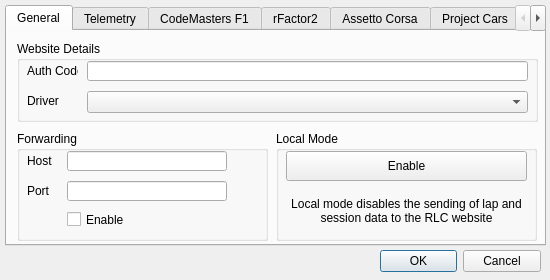
<?xml version="1.0" encoding="UTF-8"?>
<ui version="4.0">
 <class>Settings</class>
 <widget class="QDialog" name="Settings">
  <property name="geometry">
   <rect>
    <x>0</x>
    <y>0</y>
    <width>550</width>
    <height>280</height>
   </rect>
  </property>
  <property name="windowTitle">
   <string>Dialog</string>
  </property>
  <widget class="QDialogButtonBox" name="buttonBox">
   <property name="geometry">
    <rect>
     <x>380</x>
     <y>245</y>
     <width>161</width>
     <height>32</height>
    </rect>
   </property>
   <property name="orientation">
    <enum>Qt::Horizontal</enum>
   </property>
   <property name="standardButtons">
    <set>QDialogButtonBox::Cancel|QDialogButtonBox::Ok</set>
   </property>
  </widget>
  <widget class="QTabWidget" name="tabWidget">
   <property name="enabled">
    <bool>true</bool>
   </property>
   <property name="geometry">
    <rect>
     <x>5</x>
     <y>5</y>
     <width>541</width>
     <height>241</height>
    </rect>
   </property>
   <property name="tabPosition">
    <enum>QTabWidget::North</enum>
   </property>
   <property name="tabShape">
    <enum>QTabWidget::Rounded</enum>
   </property>
   <property name="currentIndex">
    <number>0</number>
   </property>
   <property name="usesScrollButtons">
    <bool>true</bool>
   </property>
   <widget class="QWidget" name="tab">
    <attribute name="title">
     <string>General</string>
    </attribute>
    <widget class="QGroupBox" name="groupBox_2">
     <property name="geometry">
      <rect>
       <x>10</x>
       <y>10</y>
       <width>521</width>
       <height>81</height>
      </rect>
     </property>
     <property name="title">
      <string>Website Details</string>
     </property>
     <widget class="QLineEdit" name="auth_code">
      <property name="geometry">
       <rect>
        <x>70</x>
        <y>20</y>
        <width>441</width>
        <height>20</height>
       </rect>
      </property>
     </widget>
     <widget class="QLabel" name="label">
      <property name="geometry">
       <rect>
        <x>10</x>
        <y>20</y>
        <width>51</width>
        <height>20</height>
       </rect>
      </property>
      <property name="text">
       <string>Auth Code</string>
      </property>
     </widget>
     <widget class="QComboBox" name="driver_list">
      <property name="geometry">
       <rect>
        <x>70</x>
        <y>50</y>
        <width>441</width>
        <height>22</height>
       </rect>
      </property>
     </widget>
     <widget class="QLabel" name="label_2">
      <property name="geometry">
       <rect>
        <x>10</x>
        <y>50</y>
        <width>47</width>
        <height>20</height>
       </rect>
      </property>
      <property name="text">
       <string>Driver</string>
      </property>
     </widget>
    </widget>
    <widget class="QGroupBox" name="groupBox_3">
     <property name="geometry">
      <rect>
       <x>10</x>
       <y>100</y>
       <width>251</width>
       <height>110</height>
      </rect>
     </property>
     <property name="title">
      <string>Forwarding</string>
     </property>
     <widget class="QLabel" name="label_3">
      <property name="geometry">
       <rect>
        <x>10</x>
        <y>20</y>
        <width>47</width>
        <height>20</height>
       </rect>
      </property>
      <property name="text">
       <string>Host</string>
      </property>
     </widget>
     <widget class="QLabel" name="label_4">
      <property name="geometry">
       <rect>
        <x>10</x>
        <y>50</y>
        <width>47</width>
        <height>20</height>
       </rect>
      </property>
      <property name="text">
       <string>Port</string>
      </property>
     </widget>
     <widget class="QLineEdit" name="forwarding_host">
      <property name="geometry">
       <rect>
        <x>50</x>
        <y>20</y>
        <width>160</width>
        <height>20</height>
       </rect>
      </property>
     </widget>
     <widget class="QLineEdit" name="forwarding_port">
      <property name="geometry">
       <rect>
        <x>50</x>
        <y>50</y>
        <width>160</width>
        <height>20</height>
       </rect>
      </property>
     </widget>
     <widget class="QCheckBox" name="forwarding_enable">
      <property name="geometry">
       <rect>
        <x>50</x>
        <y>80</y>
        <width>160</width>
        <height>17</height>
       </rect>
      </property>
      <property name="text">
       <string>Enable</string>
      </property>
     </widget>
    </widget>
    <widget class="QGroupBox" name="local_mode_box">
     <property name="geometry">
      <rect>
       <x>269</x>
       <y>100</y>
       <width>261</width>
       <height>110</height>
      </rect>
     </property>
     <property name="title">
      <string>Local Mode</string>
     </property>
     <widget class="QPushButton" name="local_mode">
      <property name="geometry">
       <rect>
        <x>10</x>
        <y>20</y>
        <width>241</width>
        <height>30</height>
       </rect>
      </property>
      <property name="text">
       <string>Enable</string>
      </property>
     </widget>
     <widget class="QLabel" name="label_6">
      <property name="geometry">
       <rect>
        <x>10</x>
        <y>60</y>
        <width>241</width>
        <height>40</height>
       </rect>
      </property>
      <property name="text">
       <string>Local mode disables the sending of lap and session data to the RLC website</string>
      </property>
      <property name="alignment">
       <set>Qt::AlignCenter</set>
      </property>
      <property name="wordWrap">
       <bool>true</bool>
      </property>
     </widget>
    </widget>
   </widget>
   <widget class="QWidget" name="tab_6">
    <attribute name="title">
     <string>Telemetry</string>
    </attribute>
    <widget class="QCheckBox" name="telemetry_enable">
     <property name="geometry">
      <rect>
       <x>10</x>
       <y>10</y>
       <width>140</width>
       <height>30</height>
      </rect>
     </property>
     <property name="text">
      <string>Show Telemetry Window</string>
     </property>
    </widget>
    <widget class="QLabel" name="label_7">
     <property name="geometry">
      <rect>
       <x>10</x>
       <y>50</y>
       <width>100</width>
       <height>20</height>
      </rect>
     </property>
     <property name="text">
      <string>Center Value</string>
     </property>
    </widget>
    <widget class="QLabel" name="label_8">
     <property name="geometry">
      <rect>
       <x>10</x>
       <y>130</y>
       <width>100</width>
       <height>20</height>
      </rect>
     </property>
     <property name="text">
      <string>Bottom Right Value</string>
     </property>
    </widget>
    <widget class="QLabel" name="label_9">
     <property name="geometry">
      <rect>
       <x>10</x>
       <y>90</y>
       <width>100</width>
       <height>20</height>
      </rect>
     </property>
     <property name="text">
      <string>Bottom Left Value</string>
     </property>
    </widget>
    <widget class="QComboBox" name="center_value">
     <property name="geometry">
      <rect>
       <x>119</x>
       <y>50</y>
       <width>410</width>
       <height>22</height>
      </rect>
     </property>
     <item>
      <property name="text">
       <string>Speed Delta</string>
      </property>
     </item>
     <item>
      <property name="text">
       <string>Fuel Remaining</string>
      </property>
     </item>
     <item>
      <property name="text">
       <string>Lap Delta</string>
      </property>
     </item>
    </widget>
    <widget class="QComboBox" name="bottom_left_value">
     <property name="geometry">
      <rect>
       <x>120</x>
       <y>90</y>
       <width>410</width>
       <height>20</height>
      </rect>
     </property>
     <item>
      <property name="text">
       <string>Lap Delta</string>
      </property>
     </item>
     <item>
      <property name="text">
       <string>Fuel Remaining</string>
      </property>
     </item>
     <item>
      <property name="text">
       <string>Speed Delta</string>
      </property>
     </item>
    </widget>
    <widget class="QComboBox" name="bottom_right_value">
     <property name="geometry">
      <rect>
       <x>120</x>
       <y>130</y>
       <width>410</width>
       <height>22</height>
      </rect>
     </property>
     <item>
      <property name="text">
       <string>Fuel Remaining</string>
      </property>
     </item>
     <item>
      <property name="text">
       <string>Speed Delta</string>
      </property>
     </item>
     <item>
      <property name="text">
       <string>Lap Delta</string>
      </property>
     </item>
    </widget>
    <widget class="QComboBox" name="diff_value">
     <property name="geometry">
      <rect>
       <x>120</x>
       <y>170</y>
       <width>410</width>
       <height>22</height>
      </rect>
     </property>
     <item>
      <property name="text">
       <string>Last Lap</string>
      </property>
     </item>
     <item>
      <property name="text">
       <string>Best Lap</string>
      </property>
     </item>
    </widget>
    <widget class="QLabel" name="label_11">
     <property name="geometry">
      <rect>
       <x>10</x>
       <y>170</y>
       <width>100</width>
       <height>20</height>
      </rect>
     </property>
     <property name="text">
      <string>Difference based on</string>
     </property>
    </widget>
   </widget>
   <widget class="QWidget" name="tab_2">
    <attribute name="title">
     <string>CodeMasters F1</string>
    </attribute>
    <widget class="QGroupBox" name="groupBox">
     <property name="geometry">
      <rect>
       <x>10</x>
       <y>10</y>
       <width>521</width>
       <height>191</height>
      </rect>
     </property>
     <property name="title">
      <string>Enable Telemetry</string>
     </property>
     <property name="flat">
      <bool>false</bool>
     </property>
     <widget class="QPushButton" name="f1_2016">
      <property name="geometry">
       <rect>
        <x>265</x>
        <y>20</y>
        <width>245</width>
        <height>30</height>
       </rect>
      </property>
      <property name="font">
       <font>
        <weight>75</weight>
        <bold>true</bold>
       </font>
      </property>
      <property name="text">
       <string>F1 2016</string>
      </property>
     </widget>
     <widget class="QPushButton" name="f1_2015">
      <property name="geometry">
       <rect>
        <x>10</x>
        <y>20</y>
        <width>245</width>
        <height>30</height>
       </rect>
      </property>
      <property name="font">
       <font>
        <weight>75</weight>
        <bold>true</bold>
       </font>
      </property>
      <property name="text">
       <string>F1 2015</string>
      </property>
     </widget>
     <widget class="QLabel" name="label_10">
      <property name="geometry">
       <rect>
        <x>10</x>
        <y>59</y>
        <width>500</width>
        <height>121</height>
       </rect>
      </property>
      <property name="font">
       <font>
        <pointsize>12</pointsize>
       </font>
      </property>
      <property name="text">
       <string>Click the above buttons to enable or disable the telemetry system for the respective game. If the location of the configuration file is unknown, you will be prompted to find it. The filename to select is called 'hardware_settings_config.xml'.</string>
      </property>
      <property name="alignment">
       <set>Qt::AlignCenter</set>
      </property>
      <property name="wordWrap">
       <bool>true</bool>
      </property>
     </widget>
    </widget>
   </widget>
   <widget class="QWidget" name="tab_3">
    <attribute name="title">
     <string>rFactor2</string>
    </attribute>
    <widget class="QPushButton" name="rf2_install">
     <property name="geometry">
      <rect>
       <x>10</x>
       <y>10</y>
       <width>521</width>
       <height>40</height>
      </rect>
     </property>
     <property name="font">
      <font>
       <family>Arial</family>
       <pointsize>18</pointsize>
       <weight>75</weight>
       <bold>true</bold>
      </font>
     </property>
     <property name="text">
      <string>Install</string>
     </property>
    </widget>
    <widget class="QLabel" name="label_5">
     <property name="geometry">
      <rect>
       <x>10</x>
       <y>60</y>
       <width>511</width>
       <height>151</height>
      </rect>
     </property>
     <property name="font">
      <font>
       <pointsize>12</pointsize>
      </font>
     </property>
     <property name="text">
      <string>The above button will open a dialog box - please locate your rfactor2 installation directory. After this has been selected, a plugin will be installed that will allow this app to receive select telemetry data (speed, fuel, sector and lap times).</string>
     </property>
     <property name="alignment">
      <set>Qt::AlignCenter</set>
     </property>
     <property name="wordWrap">
      <bool>true</bool>
     </property>
    </widget>
   </widget>
   <widget class="QWidget" name="tab_4">
    <attribute name="title">
     <string>Assetto Corsa</string>
    </attribute>
   </widget>
   <widget class="QWidget" name="tab_5">
    <attribute name="title">
     <string>Project Cars</string>
    </attribute>
   </widget>
   <widget class="QWidget" name="tab_7">
    <attribute name="title">
     <string>iRacing</string>
    </attribute>
   </widget>
  </widget>
 </widget>
 <resources/>
 <connections>
  <connection>
   <sender>buttonBox</sender>
   <signal>accepted()</signal>
   <receiver>Settings</receiver>
   <slot>accept()</slot>
   <hints>
    <hint type="sourcelabel">
     <x>248</x>
     <y>254</y>
    </hint>
    <hint type="destinationlabel">
     <x>157</x>
     <y>274</y>
    </hint>
   </hints>
  </connection>
  <connection>
   <sender>buttonBox</sender>
   <signal>rejected()</signal>
   <receiver>Settings</receiver>
   <slot>reject()</slot>
   <hints>
    <hint type="sourcelabel">
     <x>316</x>
     <y>260</y>
    </hint>
    <hint type="destinationlabel">
     <x>286</x>
     <y>274</y>
    </hint>
   </hints>
  </connection>
 </connections>
</ui>
